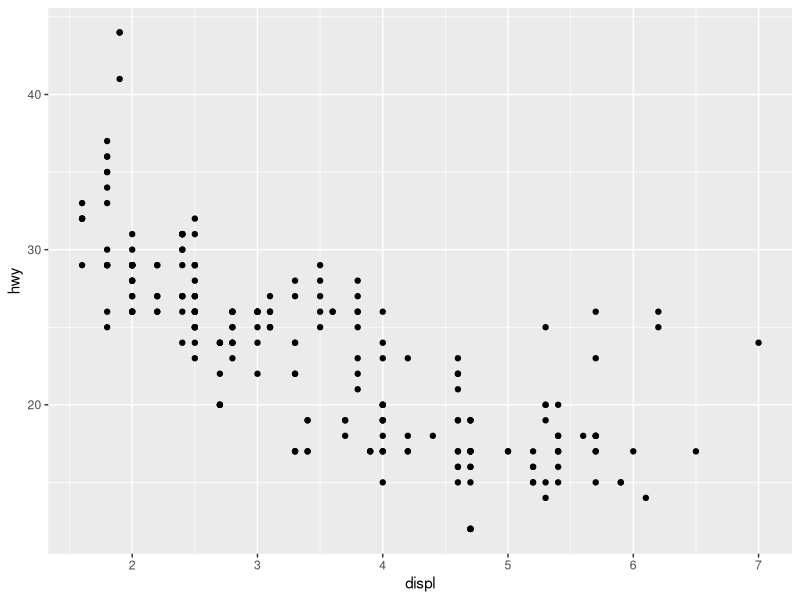
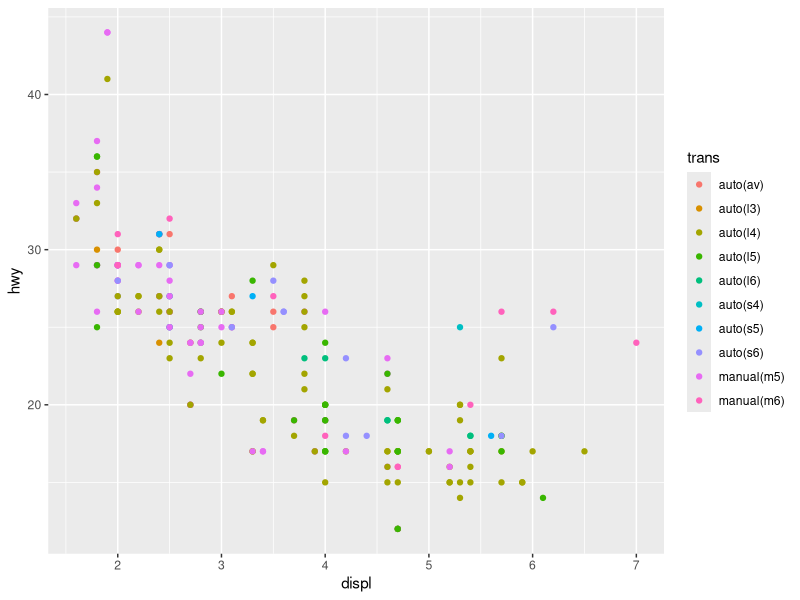
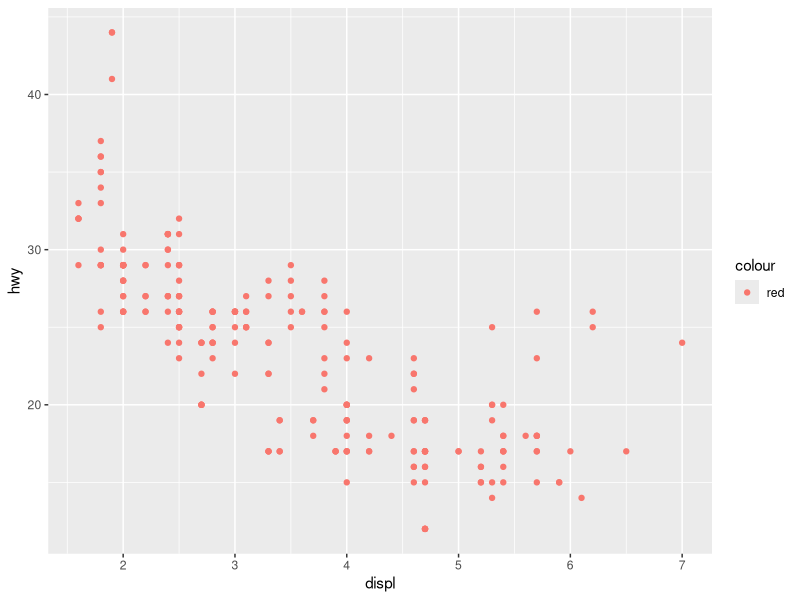
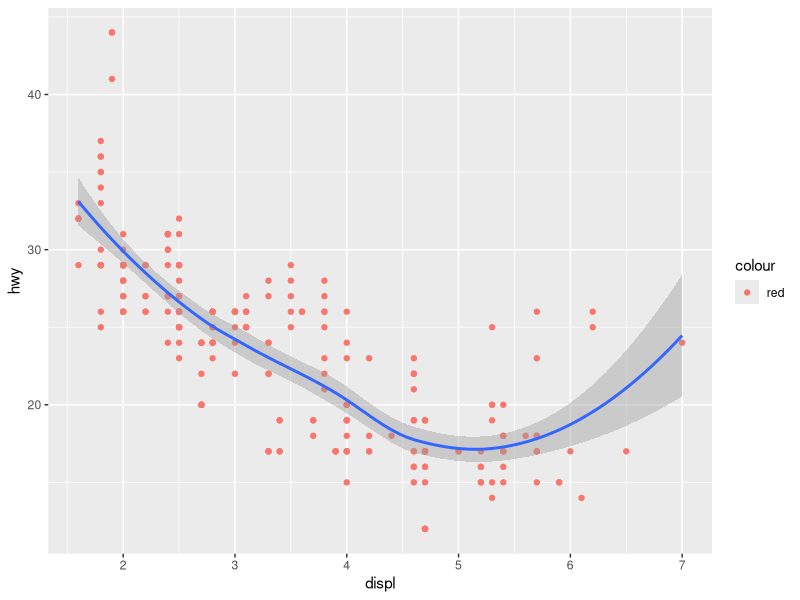

Source code (R) for these figures, in order:
## ---- chunk 1
knitr::opts_chunk$set(echo = TRUE)
## ---- chunk 2
library(tidyverse)
mpg %>% tbl_df
my_plot <- ggplot(data = mpg, mapping = aes(x = displ, y = hwy))
my_plot + geom_point()
my_plot + geom_point(mapping = aes(colour = trans))
my_plot + geom_point(mapping = aes(colour = "red"))
my_plot + geom_point(mapping = aes(colour = "red")) + geom_smooth()
